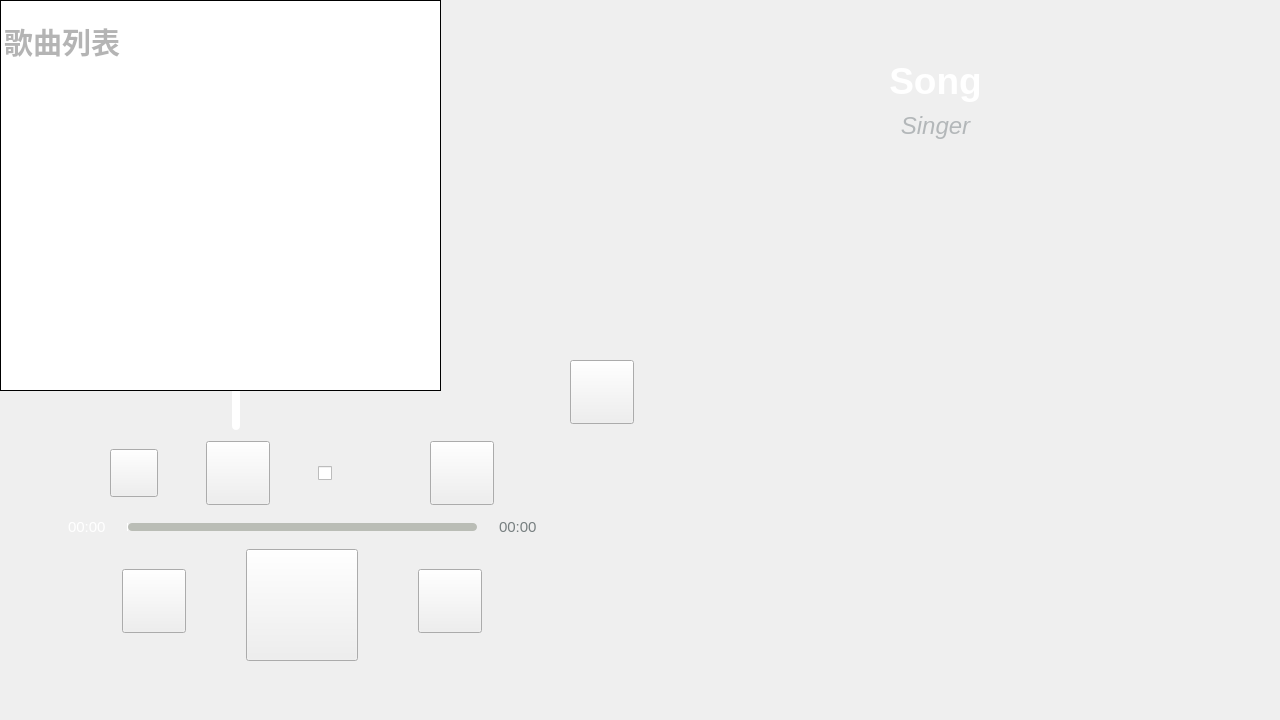
<?xml version="1.0" encoding="UTF-8"?>
<ui version="4.0">
 <class>Widget</class>
 <widget class="QWidget" name="Widget">
  <property name="geometry">
   <rect>
    <x>0</x>
    <y>0</y>
    <width>1280</width>
    <height>720</height>
   </rect>
  </property>
  <property name="sizePolicy">
   <sizepolicy hsizetype="Fixed" vsizetype="Fixed">
    <horstretch>0</horstretch>
    <verstretch>0</verstretch>
   </sizepolicy>
  </property>
  <property name="minimumSize">
   <size>
    <width>1280</width>
    <height>720</height>
   </size>
  </property>
  <property name="maximumSize">
   <size>
    <width>1280</width>
    <height>720</height>
   </size>
  </property>
  <property name="windowTitle">
   <string>Widget</string>
  </property>
  <property name="styleSheet">
   <string notr="true">QWidget {background: &quot;#25242a&quot;}</string>
  </property>
  <widget class="QWidget" name="layoutWidget">
   <property name="geometry">
    <rect>
     <x>57</x>
     <y>430</y>
     <width>491</width>
     <height>245</height>
    </rect>
   </property>
   <layout class="QVBoxLayout" name="verticalLayout">
    <item>
     <layout class="QHBoxLayout" name="horizontalLayout_3">
      <item>
       <widget class="QPushButton" name="pushButton_7">
        <property name="sizePolicy">
         <sizepolicy hsizetype="Minimum" vsizetype="Fixed">
          <horstretch>0</horstretch>
          <verstretch>0</verstretch>
         </sizepolicy>
        </property>
        <property name="minimumSize">
         <size>
          <width>48</width>
          <height>48</height>
         </size>
        </property>
        <property name="maximumSize">
         <size>
          <width>48</width>
          <height>48</height>
         </size>
        </property>
        <property name="styleSheet">
         <string notr="true">QPushButton{border-image:url(:/images/before-favourite.png)}
QPushButton:checked{border-image:url(:/images/favourite.png)}</string>
        </property>
        <property name="text">
         <string/>
        </property>
        <property name="checkable">
         <bool>true</bool>
        </property>
       </widget>
      </item>
      <item>
       <widget class="QPushButton" name="volumeButton">
        <property name="minimumSize">
         <size>
          <width>64</width>
          <height>64</height>
         </size>
        </property>
        <property name="maximumSize">
         <size>
          <width>64</width>
          <height>64</height>
         </size>
        </property>
        <property name="styleSheet">
         <string notr="true">QPushButton{border-image:url(:/images/volume.png)}
</string>
        </property>
        <property name="text">
         <string/>
        </property>
        <property name="checkable">
         <bool>true</bool>
        </property>
       </widget>
      </item>
      <item>
       <widget class="QCheckBox" name="cycleButton">
        <property name="minimumSize">
         <size>
          <width>64</width>
          <height>64</height>
         </size>
        </property>
        <property name="maximumSize">
         <size>
          <width>64</width>
          <height>64</height>
         </size>
        </property>
        <property name="styleSheet">
         <string notr="true">QCheckBox::indicator:unchecked{border:none;width:64px;height:64px;border-image:url(:/images/cycle.png);}
QCheckBox::indicator:indeterminate{border:none;width:64px;height:64px;border-image:url(:/images/once.png);}
QCheckBox::indicator:checked{border:none;width:64px;height:64px;border-image:url(:/images/random.png);}</string>
        </property>
        <property name="text">
         <string/>
        </property>
        <property name="tristate">
         <bool>true</bool>
        </property>
       </widget>
      </item>
      <item>
       <widget class="QPushButton" name="listButton">
        <property name="minimumSize">
         <size>
          <width>64</width>
          <height>64</height>
         </size>
        </property>
        <property name="maximumSize">
         <size>
          <width>64</width>
          <height>64</height>
         </size>
        </property>
        <property name="styleSheet">
         <string notr="true">QPushButton{border-image:url(:/images/list.png)}</string>
        </property>
        <property name="text">
         <string/>
        </property>
        <property name="checkable">
         <bool>true</bool>
        </property>
       </widget>
      </item>
     </layout>
    </item>
    <item>
     <layout class="QHBoxLayout" name="horizontalLayout_2">
      <item>
       <widget class="QLabel" name="nowTimeLabel">
        <property name="font">
         <font>
          <pointsize>11</pointsize>
         </font>
        </property>
        <property name="styleSheet">
         <string notr="true">QLabel{color:white}</string>
        </property>
        <property name="text">
         <string>00:00</string>
        </property>
       </widget>
      </item>
      <item>
       <widget class="QSlider" name="horizontalSlider">
        <property name="minimumSize">
         <size>
          <width>0</width>
          <height>32</height>
         </size>
        </property>
        <property name="maximumSize">
         <size>
          <width>16777215</width>
          <height>32</height>
         </size>
        </property>
        <property name="styleSheet">
         <string notr="true">QSlider 
{
	background-color: &quot;#25242a&quot;;
}
QSlider::groove:horizontal 
{
border: 0px solid blue;
width:350px;
height:8px;
}
QSlider::handle:horizontal    
{
border-image: url(:/images/handle.png);
width:32px;
height:32px;
margin: -12px  0px -12px 0px; 
}
QSlider::sub-page:horizontal {
	background-color: rgb(255, 255, 255);
   height:8px;
   border-radius:4px;
}

QSlider::add-page:horizontal {
	background-color: rgb(186, 189, 182);
   height:8px;
   border-radius:4px;
}</string>
        </property>
        <property name="maximum">
         <number>100</number>
        </property>
        <property name="orientation">
         <enum>Qt::Horizontal</enum>
        </property>
       </widget>
      </item>
      <item>
       <widget class="QLabel" name="totalTimeLabel">
        <property name="font">
         <font>
          <pointsize>11</pointsize>
         </font>
        </property>
        <property name="styleSheet">
         <string notr="true">QLabel{color:rgba(119, 127, 128)}</string>
        </property>
        <property name="text">
         <string>00:00</string>
        </property>
       </widget>
      </item>
     </layout>
    </item>
    <item>
     <layout class="QHBoxLayout" name="horizontalLayout">
      <property name="bottomMargin">
       <number>10</number>
      </property>
      <item>
       <widget class="QPushButton" name="lastButton">
        <property name="minimumSize">
         <size>
          <width>64</width>
          <height>64</height>
         </size>
        </property>
        <property name="maximumSize">
         <size>
          <width>64</width>
          <height>64</height>
         </size>
        </property>
        <property name="styleSheet">
         <string notr="true">QPushButton{border-image: url(:/images/last.png);}
</string>
        </property>
        <property name="text">
         <string/>
        </property>
       </widget>
      </item>
      <item>
       <widget class="QPushButton" name="playButton">
        <property name="sizePolicy">
         <sizepolicy hsizetype="Fixed" vsizetype="Fixed">
          <horstretch>0</horstretch>
          <verstretch>0</verstretch>
         </sizepolicy>
        </property>
        <property name="minimumSize">
         <size>
          <width>112</width>
          <height>112</height>
         </size>
        </property>
        <property name="maximumSize">
         <size>
          <width>112</width>
          <height>112</height>
         </size>
        </property>
        <property name="styleSheet">
         <string notr="true">QPushButton{border-image:url(:/images/play.png)}
QPushButton:checked{border-image:url(:/images/pause.png)}</string>
        </property>
        <property name="text">
         <string/>
        </property>
        <property name="checkable">
         <bool>true</bool>
        </property>
       </widget>
      </item>
      <item>
       <widget class="QPushButton" name="nextButton">
        <property name="minimumSize">
         <size>
          <width>64</width>
          <height>64</height>
         </size>
        </property>
        <property name="maximumSize">
         <size>
          <width>64</width>
          <height>64</height>
         </size>
        </property>
        <property name="sizeIncrement">
         <size>
          <width>0</width>
          <height>0</height>
         </size>
        </property>
        <property name="styleSheet">
         <string notr="true">QPushButton{border-image: url(:/images/next.png);}
</string>
        </property>
        <property name="text">
         <string/>
        </property>
       </widget>
      </item>
     </layout>
    </item>
   </layout>
  </widget>
  <widget class="QGroupBox" name="groupBox">
   <property name="geometry">
    <rect>
     <x>640</x>
     <y>180</y>
     <width>611</width>
     <height>451</height>
    </rect>
   </property>
   <property name="styleSheet">
    <string notr="true">QGroupBox{border:0px;}</string>
   </property>
   <property name="title">
    <string/>
   </property>
   <property name="alignment">
    <set>Qt::AlignCenter</set>
   </property>
   <property name="flat">
    <bool>false</bool>
   </property>
  </widget>
  <widget class="QSlider" name="verticalSlider">
   <property name="geometry">
    <rect>
     <x>220</x>
     <y>180</y>
     <width>32</width>
     <height>250</height>
    </rect>
   </property>
   <property name="sizePolicy">
    <sizepolicy hsizetype="Fixed" vsizetype="Expanding">
     <horstretch>0</horstretch>
     <verstretch>0</verstretch>
    </sizepolicy>
   </property>
   <property name="minimumSize">
    <size>
     <width>32</width>
     <height>250</height>
    </size>
   </property>
   <property name="styleSheet">
    <string notr="true">QSlider 
{
background-color: rgba(0,0,0,0);
}
QSlider::groove:vertical 
{
border: 0px solid blue;
width:8px;
height:250px;
}
QSlider::handle:vertical    
{
border-image: url(:/images/handle.png);
width:32px;
height:32px;
margin: 0px -12px 0px -12px; 
}
QSlider::sub-page:vertical 
{
	background-color: rgb(186, 189, 182);
   width:8px;
   border-radius:4px;
}

QSlider::add-page:vertical 
{
	background-color: rgb(255,255,255);
   width:8px;
   border-radius:4px;
}</string>
   </property>
   <property name="maximum">
    <number>100</number>
   </property>
   <property name="value">
    <number>50</number>
   </property>
   <property name="orientation">
    <enum>Qt::Vertical</enum>
   </property>
  </widget>
  <widget class="QListWidget" name="listWidget">
   <property name="geometry">
    <rect>
     <x>0</x>
     <y>0</y>
     <width>441</width>
     <height>391</height>
    </rect>
   </property>
   <property name="styleSheet">
    <string notr="true">QListWidget
{
    border:1px solid black;
}
QListWidget::item
{
    color:rgb(180,180,180);
    height:80px;
    border:0px solid gray;
}
QListWidget::item:selected
{
    color:white;
    background-color: rgb(186, 189, 182);
    border-width:0;
}</string>
   </property>
   <property name="movement">
    <enum>QListView::Static</enum>
   </property>
   <item>
    <property name="text">
     <string>歌曲列表</string>
    </property>
    <property name="font">
     <font>
      <pointsize>22</pointsize>
      <weight>75</weight>
      <bold>true</bold>
     </font>
    </property>
   </item>
  </widget>
  <widget class="QWidget" name="layoutWidget">
   <property name="geometry">
    <rect>
     <x>610</x>
     <y>30</y>
     <width>651</width>
     <height>132</height>
    </rect>
   </property>
   <layout class="QVBoxLayout" name="verticalLayout_2">
    <property name="spacing">
     <number>0</number>
    </property>
    <property name="sizeConstraint">
     <enum>QLayout::SetDefaultConstraint</enum>
    </property>
    <item>
     <widget class="QLabel" name="songLabel">
      <property name="sizePolicy">
       <sizepolicy hsizetype="Preferred" vsizetype="Fixed">
        <horstretch>0</horstretch>
        <verstretch>0</verstretch>
       </sizepolicy>
      </property>
      <property name="minimumSize">
       <size>
        <width>0</width>
        <height>80</height>
       </size>
      </property>
      <property name="maximumSize">
       <size>
        <width>16777215</width>
        <height>80</height>
       </size>
      </property>
      <property name="font">
       <font>
        <family>Ubuntu</family>
        <pointsize>28</pointsize>
        <weight>75</weight>
        <bold>true</bold>
       </font>
      </property>
      <property name="styleSheet">
       <string notr="true">QLabel{color: rgb(255, 255, 255);}
</string>
      </property>
      <property name="text">
       <string>Song</string>
      </property>
      <property name="alignment">
       <set>Qt::AlignCenter</set>
      </property>
     </widget>
    </item>
    <item>
     <widget class="QLabel" name="singerLabel">
      <property name="sizePolicy">
       <sizepolicy hsizetype="Preferred" vsizetype="Fixed">
        <horstretch>0</horstretch>
        <verstretch>0</verstretch>
       </sizepolicy>
      </property>
      <property name="minimumSize">
       <size>
        <width>0</width>
        <height>50</height>
       </size>
      </property>
      <property name="maximumSize">
       <size>
        <width>16777215</width>
        <height>50</height>
       </size>
      </property>
      <property name="font">
       <font>
        <family>Ubuntu</family>
        <pointsize>18</pointsize>
        <italic>true</italic>
       </font>
      </property>
      <property name="styleSheet">
       <string notr="true">QLabel{color: rgb(179, 183, 185);}</string>
      </property>
      <property name="text">
       <string>Singer</string>
      </property>
      <property name="alignment">
       <set>Qt::AlignCenter</set>
      </property>
     </widget>
    </item>
   </layout>
  </widget>
  <widget class="QPushButton" name="selectButton">
   <property name="geometry">
    <rect>
     <x>570</x>
     <y>360</y>
     <width>64</width>
     <height>64</height>
    </rect>
   </property>
   <property name="minimumSize">
    <size>
     <width>64</width>
     <height>64</height>
    </size>
   </property>
   <property name="maximumSize">
    <size>
     <width>64</width>
     <height>64</height>
    </size>
   </property>
   <property name="styleSheet">
    <string notr="true">QPushButton{border-image: url(:/images/select.png);}
</string>
   </property>
   <property name="text">
    <string/>
   </property>
  </widget>
 </widget>
 <layoutdefault spacing="6" margin="11"/>
 <resources/>
 <connections/>
</ui>
